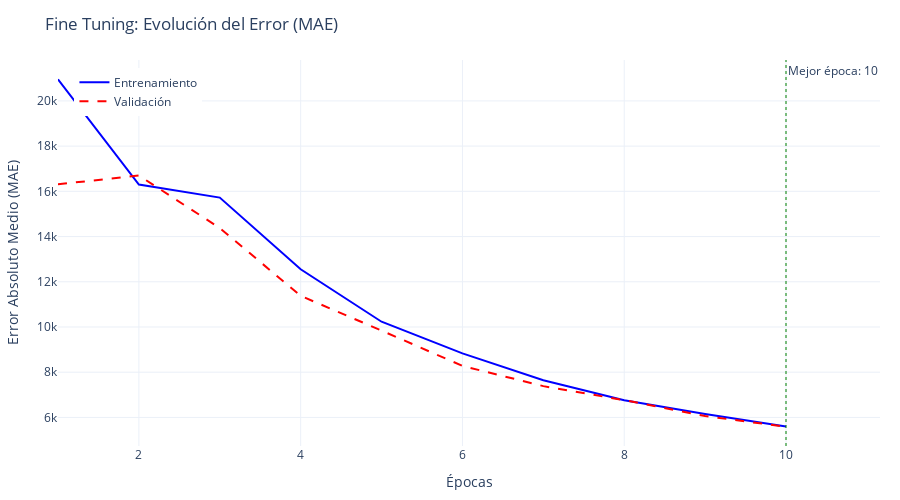

Notebook code cell kept with this figure:
### Markdown cell above
Este gráfico muestra el desempeño de un modelo de Machine Learning durante su entrenamiento y validación, utilizando el Error Absoluto Medio (MAE) como métrica principal. 
Aprendizaje del modelo: Vemos que ambas lineas tienen una tendencia a bajar por lo que el modelo está generalizando bien.

### Code cell
fig = go.Figure()
fig.add_trace(go.Scatter(
    x=list(range(1, len(history.history['mae']) + 1)),
    y=history.history['mae'],
    mode='lines',
    name='Entrenamiento',
    line=dict(color='blue')
))

fig.add_trace(go.Scatter(
    x=list(range(1, len(history.history['val_mae']) + 1)),
    y=history.history['val_mae'],
    mode='lines',
    name='Validación',
    line=dict(color='red', dash='dash'))
)
fig.update_layout(
    title='Fine Tuning: Evolución del Error (MAE)',
    xaxis_title='Épocas',
    yaxis_title='Error Absoluto Medio (MAE)',
    legend=dict(x=0.02, y=0.98),
    hovermode="x unified",
    template='plotly_white',
    margin=dict(l=40, r=20, t=60, b=40),
    height=500
)
best_epoch = np.argmin(history.history['val_mae'])
fig.add_vline(
    x=best_epoch + 1,
    line=dict(color="green", width=1, dash="dot"),
    annotation_text=f"Mejor época: {best_epoch + 1}"
)
fig.show()

### Figure 1 — Plotly figure (JSON) as saved in the notebook; plotly's stock layout.template omitted (floating-point values rounded to 4 significant figures)
{"data": [{"line": {"color": "blue"}, "mode": "lines", "name": "Entrenamiento", "type": "scatter", "x": [1, 2, 3, 4, 5, 6, 7, 8, 9, 10], "y": [20960.0, 16300.0, 15720.0, 12550.0, 10230.0, 8835.0, 7646.0, 6761.0, 6149.0, 5594.0]}, {"line": {"color": "red", "dash": "dash"}, "mode": "lines", "name": "Validación", "type": "scatter", "x": [1, 2, 3, 4, 5, 6, 7, 8, 9, 10], "y": [16310.0, 16700.0, 14380.0, 11380.0, 9841.0, 8279.0, 7384.0, 6764.0, 6060.0, 5590.0]}], "layout": {"annotations": [{"showarrow": false, "text": "Mejor época: 10", "x": 10, "xanchor": "left", "xref": "x", "y": 1, "yanchor": "top", "yref": "y domain"}], "height": 500, "hovermode": "x unified", "legend": {"x": 0.02, "y": 0.98}, "margin": {"b": 40, "l": 40, "r": 20, "t": 60}, "shapes": [{"line": {"color": "green", "dash": "dot", "width": 1}, "type": "line", "x0": 10, "x1": 10, "xref": "x", "y0": 0, "y1": 1, "yref": "y domain"}], "title": {"text": "Fine Tuning: Evolución del Error (MAE)"}, "xaxis": {"title": {"text": "Épocas"}}, "yaxis": {"title": {"text": "Error Absoluto Medio (MAE)"}}}}
